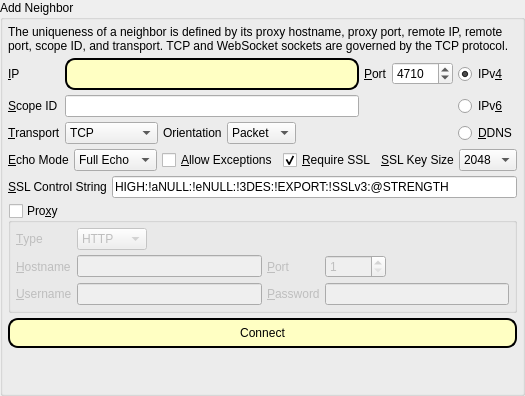
              <widget class="QSplitter" name="splitter_3">
               <property name="styleSheet">
                <string notr="true"/>
               </property>
               <property name="frameShape">
                <enum>QFrame::NoFrame</enum>
               </property>
               <property name="frameShadow">
                <enum>QFrame::Plain</enum>
               </property>
               <property name="lineWidth">
                <number>1</number>
               </property>
               <property name="orientation">
                <enum>Qt::Vertical</enum>
               </property>
               <property name="childrenCollapsible">
                <bool>false</bool>
               </property>
               <widget class="QWidget" name="layoutWidget1b">
                <layout class="QHBoxLayout" name="horizontalLayout_2">
                 <property name="spacing">
                  <number>5</number>
                 </property>
                 <item>
                  <widget class="QGroupBox" name="groupBox_addip_2">
                   <property name="title">
                    <string>Add Neighbor</string>
                   </property>
                   <layout class="QVBoxLayout" name="verticalLayout_21">
                    <property name="spacing">
                     <number>5</number>
                    </property>
                    <property name="leftMargin">
                     <number>5</number>
                    </property>
                    <property name="topMargin">
                     <number>5</number>
                    </property>
                    <property name="rightMargin">
                     <number>5</number>
                    </property>
                    <property name="bottomMargin">
                     <number>5</number>
                    </property>
                    <item>
                     <widget class="QLabel" name="label_23">
                      <property name="text">
                       <string>The uniqueness of a neighbor is defined by its proxy hostname, proxy port, remote IP, remote port, scope ID, and transport. TCP and WebSocket sockets are governed by the TCP protocol.</string>
                      </property>
                      <property name="wordWrap">
                       <bool>true</bool>
                      </property>
                     </widget>
                    </item>
                    <item>
                     <layout class="QGridLayout" name="gridLayout_3">
                      <property name="spacing">
                       <number>5</number>
                      </property>
                      <item row="0" column="1">
                       <widget class="QLineEdit" name="neighborIP">
                        <property name="styleSheet">
                         <string notr="true">QLineEdit#neighborIP {
     background-color: rgb(255, 255, 195);
     border-style: outset;
     border-width: 2px;
     border-radius: 10px;
     border-color: black;
     min-width: 10em;
     padding: 6px;
 }

</string>
                        </property>
                       </widget>
                      </item>
                      <item row="0" column="0">
                       <widget class="QLabel" name="label_24">
                        <property name="sizePolicy">
                         <sizepolicy hsizetype="Minimum" vsizetype="Preferred">
                          <horstretch>0</horstretch>
                          <verstretch>0</verstretch>
                         </sizepolicy>
                        </property>
                        <property name="layoutDirection">
                         <enum>Qt::RightToLeft</enum>
                        </property>
                        <property name="text">
                         <string>&amp;IP</string>
                        </property>
                        <property name="buddy">
                         <cstring>neighborIP</cstring>
                        </property>
                       </widget>
                      </item>
                      <item row="0" column="3">
                       <widget class="QSpinBox" name="neighborPort">
                        <property name="minimum">
                         <number>1</number>
                        </property>
                        <property name="maximum">
                         <number>65535</number>
                        </property>
                        <property name="value">
                         <number>4710</number>
                        </property>
                       </widget>
                      </item>
                      <item row="0" column="2">
                       <widget class="QLabel" name="label_13">
                        <property name="sizePolicy">
                         <sizepolicy hsizetype="Minimum" vsizetype="Preferred">
                          <horstretch>0</horstretch>
                          <verstretch>0</verstretch>
                         </sizepolicy>
                        </property>
                        <property name="layoutDirection">
                         <enum>Qt::RightToLeft</enum>
                        </property>
                        <property name="text">
                         <string>&amp;Port</string>
                        </property>
                        <property name="buddy">
                         <cstring>neighborPort</cstring>
                        </property>
                       </widget>
                      </item>
                      <item row="1" column="0">
                       <widget class="QLabel" name="neighborScopeIdLabel">
                        <property name="text">
                         <string>&amp;Scope ID</string>
                        </property>
                        <property name="buddy">
                         <cstring>neighborScopeId</cstring>
                        </property>
                       </widget>
                      </item>
                      <item row="1" column="1">
                       <widget class="QLineEdit" name="neighborScopeId"/>
                      </item>
                      <item row="2" column="0">
                       <widget class="QLabel" name="label_66">
                        <property name="text">
                         <string>&amp;Transport</string>
                        </property>
                        <property name="buddy">
                         <cstring>neighborTransport</cstring>
                        </property>
                       </widget>
                      </item>
                      <item row="2" column="1">
                       <layout class="QHBoxLayout" name="horizontalLayout_60">
                        <property name="spacing">
                         <number>5</number>
                        </property>
                        <item>
                         <widget class="QComboBox" name="neighborTransport">
                          <property name="currentIndex">
                           <number>2</number>
                          </property>
                          <property name="sizeAdjustPolicy">
                           <enum>QComboBox::AdjustToContents</enum>
                          </property>
                          <item>
                           <property name="text">
                            <string>Bluetooth</string>
                           </property>
                          </item>
                          <item>
                           <property name="text">
                            <string>SCTP</string>
                           </property>
                          </item>
                          <item>
                           <property name="text">
                            <string>TCP</string>
                           </property>
                          </item>
                          <item>
                           <property name="text">
                            <string>UDP</string>
                           </property>
                          </item>
                          <item>
                           <property name="text">
                            <string>WebSocket</string>
                           </property>
                          </item>
                         </widget>
                        </item>
                        <item>
                         <widget class="QLabel" name="label_70">
                          <property name="text">
                           <string>Orientation</string>
                          </property>
                         </widget>
                        </item>
                        <item>
                         <widget class="QComboBox" name="neighborOrientation">
                          <property name="sizeAdjustPolicy">
                           <enum>QComboBox::AdjustToContents</enum>
                          </property>
                          <item>
                           <property name="text">
                            <string>Packet</string>
                           </property>
                          </item>
                          <item>
                           <property name="text">
                            <string>Stream</string>
                           </property>
                          </item>
                         </widget>
                        </item>
                        <item>
                         <spacer name="horizontalSpacer_50">
                          <property name="orientation">
                           <enum>Qt::Horizontal</enum>
                          </property>
                          <property name="sizeHint" stdset="0">
                           <size>
                            <width>40</width>
                            <height>20</height>
                           </size>
                          </property>
                         </spacer>
                        </item>
                       </layout>
                      </item>
                      <item row="1" column="4">
                       <widget class="QRadioButton" name="ipv6Neighbor">
                        <property name="sizePolicy">
                         <sizepolicy hsizetype="Minimum" vsizetype="Preferred">
                          <horstretch>0</horstretch>
                          <verstretch>0</verstretch>
                         </sizepolicy>
                        </property>
                        <property name="layoutDirection">
                         <enum>Qt::LeftToRight</enum>
                        </property>
                        <property name="text">
                         <string>IPv&amp;6</string>
                        </property>
                       </widget>
                      </item>
                      <item row="2" column="4">
                       <widget class="QRadioButton" name="dynamicdns">
                        <property name="sizePolicy">
                         <sizepolicy hsizetype="Minimum" vsizetype="Preferred">
                          <horstretch>0</horstretch>
                          <verstretch>0</verstretch>
                         </sizepolicy>
                        </property>
                        <property name="toolTip">
                         <string>Dynamic DNS</string>
                        </property>
                        <property name="text">
                         <string>&amp;DDNS</string>
                        </property>
                       </widget>
                      </item>
                      <item row="0" column="4">
                       <widget class="QRadioButton" name="ipv4Neighbor">
                        <property name="sizePolicy">
                         <sizepolicy hsizetype="Minimum" vsizetype="Preferred">
                          <horstretch>0</horstretch>
                          <verstretch>0</verstretch>
                         </sizepolicy>
                        </property>
                        <property name="layoutDirection">
                         <enum>Qt::LeftToRight</enum>
                        </property>
                        <property name="text">
                         <string>IPv&amp;4</string>
                        </property>
                        <property name="checked">
                         <bool>true</bool>
                        </property>
                       </widget>
                      </item>
                     </layout>
                    </item>
                    <item>
                     <layout class="QHBoxLayout" name="horizontalLayout_35">
                      <property name="spacing">
                       <number>5</number>
                      </property>
                      <item>
                       <widget class="QLabel" name="label_39">
                        <property name="sizePolicy">
                         <sizepolicy hsizetype="Fixed" vsizetype="Preferred">
                          <horstretch>0</horstretch>
                          <verstretch>0</verstretch>
                         </sizepolicy>
                        </property>
                        <property name="text">
                         <string>&amp;Echo Mode</string>
                        </property>
                        <property name="buddy">
                         <cstring>neighborsEchoMode</cstring>
                        </property>
                       </widget>
                      </item>
                      <item>
                       <widget class="QComboBox" name="neighborsEchoMode">
                        <property name="sizeAdjustPolicy">
                         <enum>QComboBox::AdjustToContents</enum>
                        </property>
                        <item>
                         <property name="text">
                          <string>Full Echo</string>
                         </property>
                        </item>
                        <item>
                         <property name="text">
                          <string>Half Echo</string>
                         </property>
                        </item>
                       </widget>
                      </item>
                      <item>
                       <widget class="QCheckBox" name="addException">
                        <property name="sizePolicy">
                         <sizepolicy hsizetype="Minimum" vsizetype="Preferred">
                          <horstretch>0</horstretch>
                          <verstretch>0</verstretch>
                         </sizepolicy>
                        </property>
                        <property name="toolTip">
                         <string>&lt;html&gt;&lt;head/&gt;&lt;body&gt;&lt;p&gt;GoldBug will record peer certificates during initial connections. Subsequent connections will cause GoldBug to inspect peer certificates. If there are discrepancies between recorded certificates and transmitted certificates, GoldBug will sever the connections. Enable this option if you would like GoldBug to ignore discrepancies.&lt;/p&gt;&lt;/body&gt;&lt;/html&gt;</string>
                        </property>
                        <property name="text">
                         <string>&amp;Allow Exceptions</string>
                        </property>
                       </widget>
                      </item>
                      <item>
                       <widget class="QCheckBox" name="requireSsl">
                        <property name="sizePolicy">
                         <sizepolicy hsizetype="Minimum" vsizetype="Preferred">
                          <horstretch>0</horstretch>
                          <verstretch>0</verstretch>
                         </sizepolicy>
                        </property>
                        <property name="toolTip">
                         <string>Require secure connections.</string>
                        </property>
                        <property name="text">
                         <string>&amp;Require SSL</string>
                        </property>
                        <property name="checked">
                         <bool>true</bool>
                        </property>
                       </widget>
                      </item>
                      <item>
                       <widget class="QLabel" name="sslKeySizeLabel">
                        <property name="text">
                         <string>&amp;SSL Key Size</string>
                        </property>
                        <property name="buddy">
                         <cstring>neighborKeySize</cstring>
                        </property>
                       </widget>
                      </item>
                      <item>
                       <widget class="QComboBox" name="neighborKeySize">
                        <property name="sizeAdjustPolicy">
                         <enum>QComboBox::AdjustToContents</enum>
                        </property>
                        <item>
                         <property name="text">
                          <string>2048</string>
                         </property>
                        </item>
                        <item>
                         <property name="text">
                          <string>3072</string>
                         </property>
                        </item>
                        <item>
                         <property name="text">
                          <string>4096</string>
                         </property>
                        </item>
                       </widget>
                      </item>
                     </layout>
                    </item>
                    <item>
                     <layout class="QHBoxLayout" name="horizontalLayout_89">
                      <property name="spacing">
                       <number>5</number>
                      </property>
                      <item>
                       <widget class="QLabel" name="label_78">
                        <property name="text">
                         <string>&amp;SSL Control String</string>
                        </property>
                        <property name="buddy">
                         <cstring>neighborsSslControlString</cstring>
                        </property>
                       </widget>
                      </item>
                      <item>
                       <widget class="QLineEdit" name="neighborsSslControlString">
                        <property name="text">
                         <string>HIGH:!aNULL:!eNULL:!3DES:!EXPORT:!SSLv3:@STRENGTH</string>
                        </property>
                       </widget>
                      </item>
                     </layout>
                    </item>
                    <item>
                     <widget class="QGroupBox" name="proxy">
                      <property name="title">
                       <string>Pro&amp;xy</string>
                      </property>
                      <property name="checkable">
                       <bool>true</bool>
                      </property>
                      <property name="checked">
                       <bool>false</bool>
                      </property>
                      <layout class="QGridLayout" name="gridLayout_5">
                       <property name="leftMargin">
                        <number>5</number>
                       </property>
                       <property name="topMargin">
                        <number>5</number>
                       </property>
                       <property name="rightMargin">
                        <number>5</number>
                       </property>
                       <property name="bottomMargin">
                        <number>5</number>
                       </property>
                       <property name="spacing">
                        <number>5</number>
                       </property>
                       <item row="1" column="0">
                        <widget class="QLabel" name="label_7">
                         <property name="text">
                          <string>&amp;Hostname</string>
                         </property>
                         <property name="buddy">
                          <cstring>proxyHostname</cstring>
                         </property>
                        </widget>
                       </item>
                       <item row="2" column="0">
                        <widget class="QLabel" name="label_19">
                         <property name="text">
                          <string>&amp;Username</string>
                         </property>
                         <property name="buddy">
                          <cstring>proxyUsername</cstring>
                         </property>
                        </widget>
                       </item>
                       <item row="1" column="3">
                        <layout class="QHBoxLayout" name="horizontalLayout_39">
                         <property name="spacing">
                          <number>5</number>
                         </property>
                         <item>
                          <widget class="QSpinBox" name="proxyPort">
                           <property name="minimum">
                            <number>1</number>
                           </property>
                           <property name="maximum">
                            <number>65535</number>
                           </property>
                          </widget>
                         </item>
                         <item>
                          <spacer name="horizontalSpacer_29">
                           <property name="orientation">
                            <enum>Qt::Horizontal</enum>
                           </property>
                           <property name="sizeHint" stdset="0">
                            <size>
                             <width>40</width>
                             <height>20</height>
                            </size>
                           </property>
                          </spacer>
                         </item>
                        </layout>
                       </item>
                       <item row="0" column="1">
                        <layout class="QHBoxLayout" name="horizontalLayout_29">
                         <property name="spacing">
                          <number>5</number>
                         </property>
                         <item>
                          <widget class="QComboBox" name="proxyType">
                           <property name="sizeAdjustPolicy">
                            <enum>QComboBox::AdjustToContents</enum>
                           </property>
                           <item>
                            <property name="text">
                             <string>HTTP</string>
                            </property>
                           </item>
                           <item>
                            <property name="text">
                             <string>Socks5</string>
                            </property>
                           </item>
                           <item>
                            <property name="text">
                             <string>System</string>
                            </property>
                           </item>
                          </widget>
                         </item>
                         <item>
                          <spacer name="horizontalSpacer_28">
                           <property name="orientation">
                            <enum>Qt::Horizontal</enum>
                           </property>
                           <property name="sizeHint" stdset="0">
                            <size>
                             <width>40</width>
                             <height>20</height>
                            </size>
                           </property>
                          </spacer>
                         </item>
                        </layout>
                       </item>
                       <item row="0" column="0">
                        <widget class="QLabel" name="label_3">
                         <property name="text">
                          <string>&amp;Type</string>
                         </property>
                         <property name="buddy">
                          <cstring>proxyType</cstring>
                         </property>
                        </widget>
                       </item>
                       <item row="1" column="1">
                        <widget class="QLineEdit" name="proxyHostname"/>
                       </item>
                       <item row="2" column="3">
                        <widget class="QLineEdit" name="proxyPassword">
                         <property name="text">
                          <string/>
                         </property>
                         <property name="echoMode">
                          <enum>QLineEdit::Password</enum>
                         </property>
                        </widget>
                       </item>
                       <item row="2" column="2">
                        <widget class="QLabel" name="label_20">
                         <property name="text">
                          <string>&amp;Password</string>
                         </property>
                         <property name="buddy">
                          <cstring>proxyPassword</cstring>
                         </property>
                        </widget>
                       </item>
                       <item row="2" column="1">
                        <widget class="QLineEdit" name="proxyUsername"/>
                       </item>
                       <item row="1" column="2">
                        <widget class="QLabel" name="label_8">
                         <property name="text">
                          <string>&amp;Port</string>
                         </property>
                         <property name="buddy">
                          <cstring>proxyPort</cstring>
                         </property>
                        </widget>
                       </item>
                      </layout>
                     </widget>
                    </item>
                    <item>
                     <layout class="QHBoxLayout" name="horizontalLayout_6">
                      <property name="spacing">
                       <number>5</number>
                      </property>
                      <item>
                       <widget class="QPushButton" name="addNeighbor">
                        <property name="styleSheet">
                         <string notr="true">QPushButton#addNeighbor {
     background-color: rgb(255, 255, 195);
     border-style: outset;
     border-width: 2px;
     border-radius: 10px;
     border-color: black;
     min-width: 10em;
     padding: 6px;
 }


QPushButton#addNeighbor:hover { 
background-color: qlineargradient(x1: 0, y1: 0, x2: 0, y2: 1,
                                   stop: 0 rgb(254,229,172), stop: 1 #FFFFFF);
background-position: top center; } 



QPushButton#addNeighbor:pressed {
     background-color: darkgray;
     border-style: inset;
 }

</string>
                        </property>
                        <property name="text">
                         <string>Connect</string>
                        </property>
                        <property name="iconSize">
                         <size>
                          <width>40</width>
                          <height>40</height>
                         </size>
                        </property>
                       </widget>
                      </item>
                     </layout>
                    </item>
                    <item>
                     <spacer name="verticalSpacer_8">
                      <property name="orientation">
                       <enum>Qt::Vertical</enum>
                      </property>
                      <property name="sizeHint" stdset="0">
                       <size>
                        <width>20</width>
                        <height>40</height>
                       </size>
                      </property>
                     </spacer>
                    </item>
                   </layout>
                  </widget>
                 </item>
                </layout>
               </widget>
              </widget>
